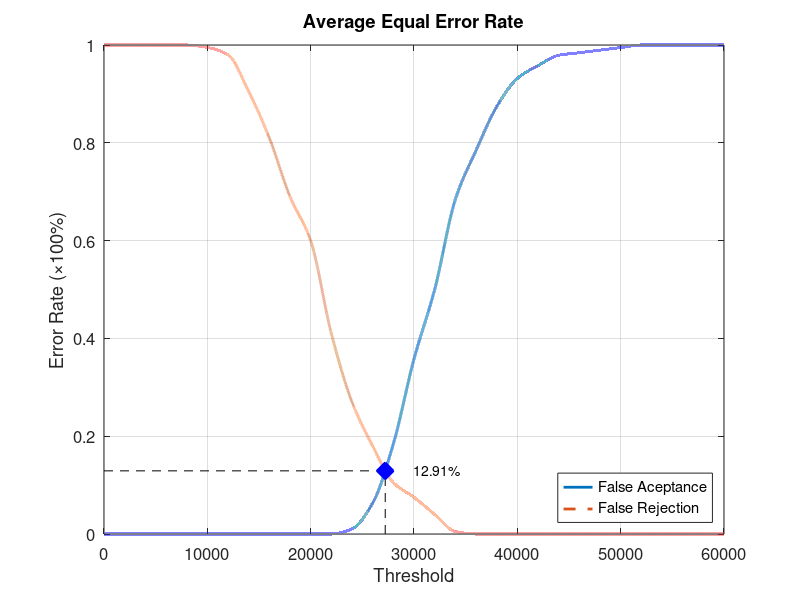
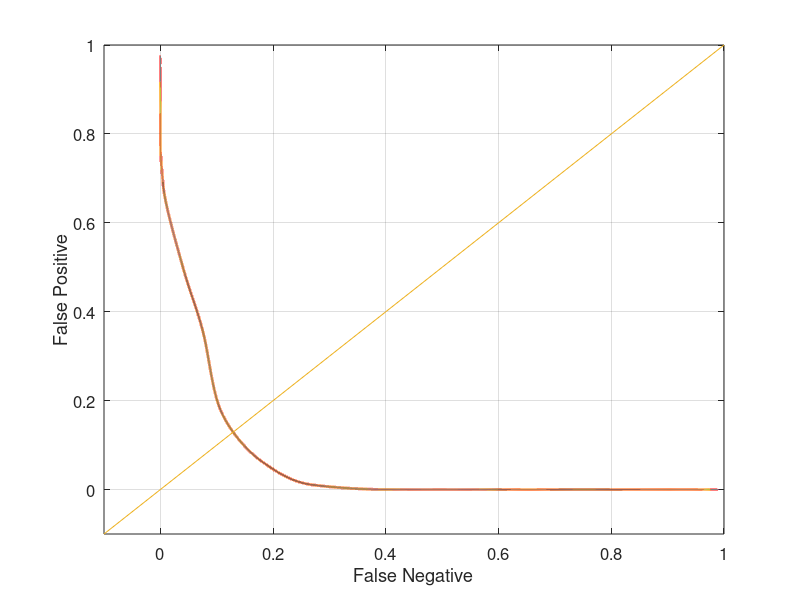

Write MATLAB code to recreate these figures, in order.
function yEER = Database5_3
close all;
clear;
clc;
x = 0:2000:60000;
xq = 0:0.5:60000;

y0 = [0 0 0 0 0 0 0 0 0 0 0 0 0.0105263 0.0631579 0.184211 0.357895 0.5 0.684211 0.784211 0.873684 0.931579 0.957895 0.978947 0.984211 0.989474 0.994737 1 1 1 1 1];
yy0 = interp1(x, y0, xq, 'pchip');
y1 = [1 1 1 1 1 0.995 0.98 0.905 0.81 0.69 0.6 0.41 0.27 0.18 0.105 0.075 0.04 0.005 0 0 0 0 0 0 0 0 0 0 0 0 0];
yy1 = interp1(x, y1, xq, 'pchip');

% Calculating EER: 
y2 = abs(y0 - y1);
find(y2 == min(y2))
yy2 = abs(yy0 - yy1);
xEER = find(yy2 == min(yy2));
xEERIndex = xq(xEER) % X-axis EER
yEER = yy0(xEER) % Y-axis EER

main = figure
plot(xq, yy0,'-','LineWidth', 2);	hold on
plot(xq, yy1,'--','LineWidth', 2);	hold on
plot([xEERIndex xEERIndex], [0 yEER], 'k--');	hold on
plot([0 xEERIndex], [yEER yEER], 'k--');	hold on
plot(xEERIndex, yEER, 'bx', 'LineWidth', 10);	hold on
text(xEERIndex + 10 * xEERIndex / 100, yEER, [num2str(round((10000 * yEER)) / 100) '%'])
legend('False Aceptance', 'False Rejection', 'Location', 'SouthEast')
xlabel('Threshold')
ylabel('Error Rate (\times100%)')
title('Average Equal Error Rate')
set(gca, 'FontSize', 12)
axis([0 60000 0 1])
grid on

print(main, 'Database5_3Main', '-dpng');
FNRxFPR = figure('Color', [1 1 1]);
plot(yy1, yy0, '-', yy1, yy0, 'LineWidth', 2);
hold on
y = -0.1:0.1:1
plot(y, y); 
set(gca, 'FontSize', 12)
xlabel('False Negative')
ylabel('False Positive')
axis([-0.1 1 -0.1 1])
set(gca, 'FontSize', 12)
grid on

print(FNRxFPR, 'Database5_3FNRxFPR','-dpng');
end
